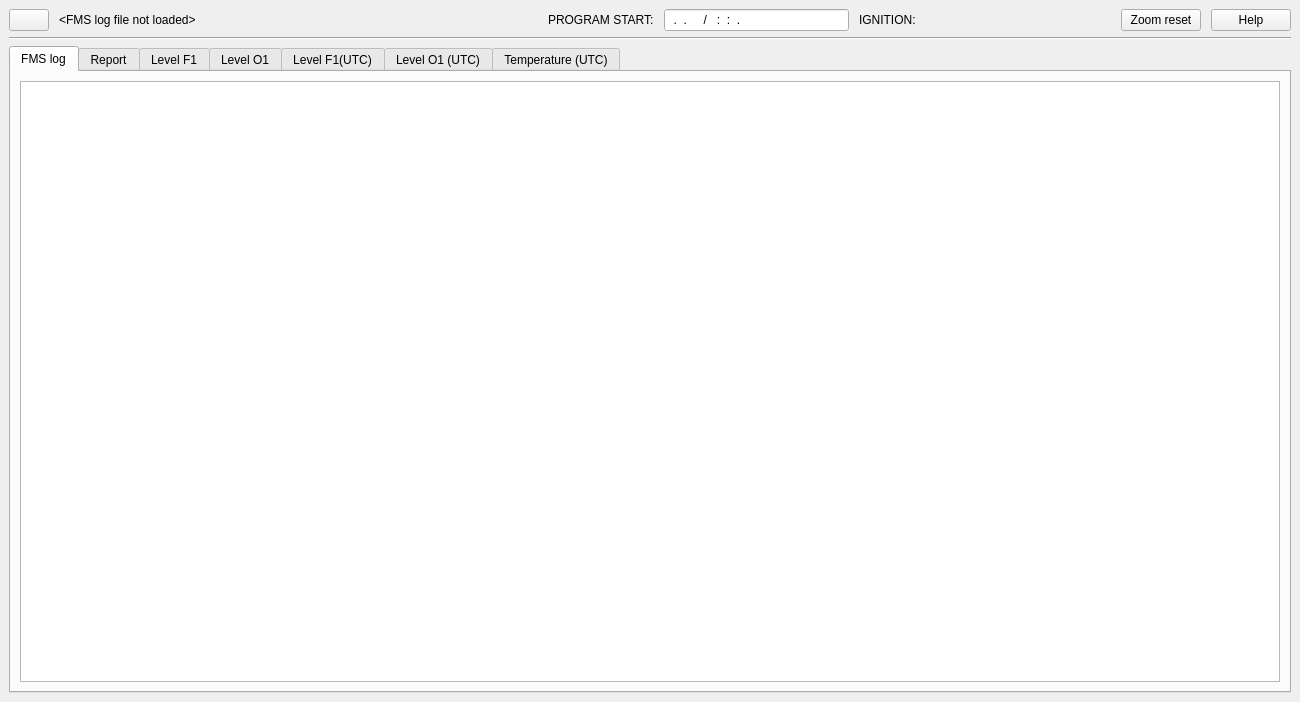
<?xml version="1.0" encoding="UTF-8"?>
<ui version="4.0">
 <class>FMSReplay</class>
 <widget class="QMainWindow" name="FMSReplay">
  <property name="geometry">
   <rect>
    <x>0</x>
    <y>0</y>
    <width>1300</width>
    <height>702</height>
   </rect>
  </property>
  <property name="windowTitle">
   <string>FMSReplay</string>
  </property>
  <widget class="QWidget" name="centralwidget">
   <property name="minimumSize">
    <size>
     <width>1300</width>
     <height>0</height>
    </size>
   </property>
   <layout class="QVBoxLayout" name="verticalLayout_6">
    <item>
     <layout class="QHBoxLayout" name="horizontalLayout_Top">
      <property name="spacing">
       <number>10</number>
      </property>
      <item>
       <widget class="QPushButton" name="pBtn_Open">
        <property name="icon">
         <iconset theme="fileopen">
          <normaloff>.</normaloff>.</iconset>
        </property>
       </widget>
      </item>
      <item>
       <widget class="QLabel" name="lbl_FileName">
        <property name="minimumSize">
         <size>
          <width>20</width>
          <height>0</height>
         </size>
        </property>
        <property name="text">
         <string>&lt;html&gt;&lt;head/&gt;&lt;body&gt;&lt;p&gt;&amp;lt;FMS log file not loaded&amp;gt;&lt;/p&gt;&lt;/body&gt;&lt;/html&gt;</string>
        </property>
       </widget>
      </item>
      <item>
       <spacer name="horizontalSpacer_2">
        <property name="orientation">
         <enum>Qt::Horizontal</enum>
        </property>
        <property name="sizeHint" stdset="0">
         <size>
          <width>40</width>
          <height>20</height>
         </size>
        </property>
       </spacer>
      </item>
      <item>
       <spacer name="horizontalSpacer">
        <property name="orientation">
         <enum>Qt::Horizontal</enum>
        </property>
        <property name="sizeHint" stdset="0">
         <size>
          <width>40</width>
          <height>20</height>
         </size>
        </property>
       </spacer>
      </item>
      <item>
       <widget class="QLabel" name="lbl_PStart">
        <property name="autoFillBackground">
         <bool>true</bool>
        </property>
        <property name="text">
         <string>PROGRAM START:</string>
        </property>
       </widget>
      </item>
      <item>
       <widget class="QLineEdit" name="lnEd_SetProgStartTime">
        <property name="minimumSize">
         <size>
          <width>185</width>
          <height>0</height>
         </size>
        </property>
        <property name="autoFillBackground">
         <bool>true</bool>
        </property>
        <property name="inputMask">
         <string>99.99.9999 / 99:99:99.999</string>
        </property>
       </widget>
      </item>
      <item>
       <widget class="QLabel" name="lbl_Ignition">
        <property name="text">
         <string>IGNITION:</string>
        </property>
       </widget>
      </item>
      <item>
       <widget class="QLabel" name="lbl_IgnitionTime">
        <property name="minimumSize">
         <size>
          <width>185</width>
          <height>0</height>
         </size>
        </property>
        <property name="text">
         <string/>
        </property>
       </widget>
      </item>
      <item>
       <widget class="QPushButton" name="pBtn_ZoomReset">
        <property name="text">
         <string>Zoom reset</string>
        </property>
       </widget>
      </item>
      <item>
       <widget class="QPushButton" name="pBtn_Help">
        <property name="text">
         <string>Help</string>
        </property>
       </widget>
      </item>
     </layout>
    </item>
    <item>
     <widget class="Line" name="line">
      <property name="orientation">
       <enum>Qt::Horizontal</enum>
      </property>
     </widget>
    </item>
    <item>
     <layout class="QHBoxLayout" name="horizontalLayout_Main">
      <item>
       <layout class="QVBoxLayout" name="verticalLayout_Tabs">
        <item>
         <widget class="QTabWidget" name="tabWidget">
          <property name="minimumSize">
           <size>
            <width>800</width>
            <height>0</height>
           </size>
          </property>
          <property name="tabShape">
           <enum>QTabWidget::Rounded</enum>
          </property>
          <property name="currentIndex">
           <number>0</number>
          </property>
          <widget class="QWidget" name="tab_Log">
           <attribute name="title">
            <string>FMS log</string>
           </attribute>
           <layout class="QVBoxLayout" name="verticalLayout_7">
            <property name="leftMargin">
             <number>9</number>
            </property>
            <item>
             <widget class="QPlainTextEdit" name="pTxtEd">
              <property name="enabled">
               <bool>true</bool>
              </property>
              <property name="readOnly">
               <bool>true</bool>
              </property>
             </widget>
            </item>
           </layout>
          </widget>
          <widget class="QWidget" name="tab_Analiz">
           <attribute name="title">
            <string>Report</string>
           </attribute>
           <layout class="QVBoxLayout" name="verticalLayout_8">
            <item>
             <widget class="QSplitter" name="splitter">
              <property name="orientation">
               <enum>Qt::Horizontal</enum>
              </property>
              <widget class="QTableWidget" name="tblWidget">
               <attribute name="horizontalHeaderVisible">
                <bool>false</bool>
               </attribute>
               <attribute name="verticalHeaderStretchLastSection">
                <bool>false</bool>
               </attribute>
               <column>
                <property name="text">
                 <string>Время</string>
                </property>
               </column>
               <column>
                <property name="text">
                 <string>Параметр</string>
                </property>
               </column>
               <column>
                <property name="text">
                 <string>Значение</string>
                </property>
               </column>
               <column>
                <property name="text">
                 <string>Регистр</string>
                </property>
               </column>
               <column>
                <property name="text">
                 <string>New Column</string>
                </property>
               </column>
              </widget>
              <widget class="QPlainTextEdit" name="pTxtEd_Report">
               <property name="readOnly">
                <bool>true</bool>
               </property>
              </widget>
             </widget>
            </item>
           </layout>
          </widget>
          <widget class="QWidget" name="tab_LevelF1">
           <property name="enabled">
            <bool>true</bool>
           </property>
           <attribute name="title">
            <string>Level F1</string>
           </attribute>
           <layout class="QVBoxLayout" name="verticalLayout_9">
            <item>
             <widget class="QChartView" name="graphView_F">
              <property name="sizePolicy">
               <sizepolicy hsizetype="Expanding" vsizetype="Expanding">
                <horstretch>0</horstretch>
                <verstretch>0</verstretch>
               </sizepolicy>
              </property>
             </widget>
            </item>
           </layout>
          </widget>
          <widget class="QWidget" name="tab_LevelO1">
           <attribute name="title">
            <string>Level O1</string>
           </attribute>
           <layout class="QVBoxLayout" name="verticalLayout_10">
            <item>
             <widget class="QChartView" name="graphView_O"/>
            </item>
           </layout>
          </widget>
          <widget class="QWidget" name="tab_LevelF1_UTC">
           <attribute name="title">
            <string>Level F1(UTC)</string>
           </attribute>
           <layout class="QVBoxLayout" name="verticalLayout_11">
            <item>
             <widget class="QChartView" name="graphView_FU"/>
            </item>
           </layout>
          </widget>
          <widget class="QWidget" name="tab_LevelO1_UTC">
           <attribute name="title">
            <string>Level O1 (UTC)</string>
           </attribute>
           <layout class="QVBoxLayout" name="verticalLayout_12">
            <item>
             <widget class="QChartView" name="graphView_OU"/>
            </item>
           </layout>
          </widget>
          <widget class="QWidget" name="tab_TempF1_UTC">
           <attribute name="title">
            <string>Temperature (UTC)</string>
           </attribute>
           <layout class="QVBoxLayout" name="verticalLayout_5">
            <item>
             <widget class="QChartView" name="graphView_TFU"/>
            </item>
           </layout>
          </widget>
         </widget>
        </item>
       </layout>
      </item>
     </layout>
    </item>
   </layout>
  </widget>
 </widget>
 <customwidgets>
  <customwidget>
   <class>QChartView</class>
   <extends>QGraphicsView</extends>
   <header>QtCharts</header>
  </customwidget>
 </customwidgets>
 <resources/>
 <connections/>
</ui>
